Frame 1 (no input): blank canvas, image omitted
Frame 60 (no input): blank canvas, image omitted
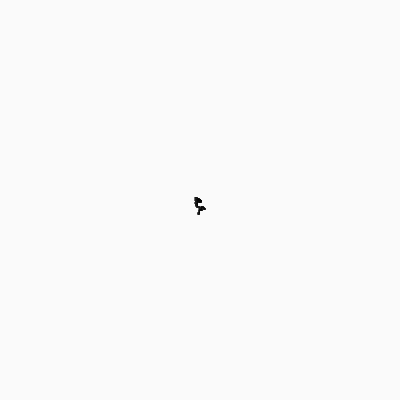
Frame 120 (the mouse pressed at the canvas centre since frame 60)

The p5.js sketch whose frames 1 and 60 were blank and that drew this single picture after the mouse press (run headless with seeded random() and noise() and a simulated clock; from frame 60 on, the mouse is pressed at the canvas centre):

// p5.js sketch
// ── sketch.js
let walker;

function setup() {
  createCanvas(400, 400);

  walker = new Walker();

  background(250);
}

function draw() {
  walker.step();
  walker.show();
}

// ── walker.js
class Walker {
    constructor() {
        this.x = width / 2;
        this.y = height / 2;
    }

    show() {
        stroke(0);
        circle(this.x, this.y, 1);
    }

    step() {
        const choice = floor(random(4));

        switch (choice) {
            case 0:
                this.x++;
                break;
            case 1:
                this.x--;
                break;
            case 2:
                this.y++;
                break;        
            default:
                this.y--;
                break;
        }
    }
}
